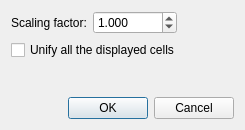
<?xml version="1.0" encoding="UTF-8"?>
<ui version="4.0">
 <class>CellExportDialog</class>
 <widget class="QDialog" name="CellExportDialog">
  <property name="geometry">
   <rect>
    <x>0</x>
    <y>0</y>
    <width>245</width>
    <height>130</height>
   </rect>
  </property>
  <property name="windowTitle">
   <string>Dialog</string>
  </property>
  <layout class="QVBoxLayout" name="verticalLayout">
   <item>
    <layout class="QHBoxLayout" name="horizontalLayout">
     <item>
      <widget class="QLabel" name="label">
       <property name="text">
        <string>Scaling factor:</string>
       </property>
      </widget>
     </item>
     <item>
      <widget class="QDoubleSpinBox" name="doubleSpinBoxScalingFactor">
       <property name="decimals">
        <number>3</number>
       </property>
       <property name="maximum">
        <double>10000.000000000000000</double>
       </property>
       <property name="value">
        <double>1.000000000000000</double>
       </property>
      </widget>
     </item>
     <item>
      <spacer name="horizontalSpacer">
       <property name="orientation">
        <enum>Qt::Horizontal</enum>
       </property>
       <property name="sizeHint" stdset="0">
        <size>
         <width>40</width>
         <height>20</height>
        </size>
       </property>
      </spacer>
     </item>
    </layout>
   </item>
   <item>
    <layout class="QHBoxLayout" name="horizontalLayout_2">
     <item>
      <widget class="QCheckBox" name="checkBoxUnifyCells">
       <property name="text">
        <string>Unify all the displayed cells</string>
       </property>
      </widget>
     </item>
     <item>
      <spacer name="horizontalSpacer_2">
       <property name="orientation">
        <enum>Qt::Horizontal</enum>
       </property>
       <property name="sizeHint" stdset="0">
        <size>
         <width>40</width>
         <height>20</height>
        </size>
       </property>
      </spacer>
     </item>
    </layout>
   </item>
   <item>
    <spacer name="verticalSpacer">
     <property name="orientation">
      <enum>Qt::Vertical</enum>
     </property>
     <property name="sizeHint" stdset="0">
      <size>
       <width>20</width>
       <height>18</height>
      </size>
     </property>
    </spacer>
   </item>
   <item>
    <widget class="QDialogButtonBox" name="buttonBox">
     <property name="orientation">
      <enum>Qt::Horizontal</enum>
     </property>
     <property name="standardButtons">
      <set>QDialogButtonBox::Cancel|QDialogButtonBox::Ok</set>
     </property>
    </widget>
   </item>
  </layout>
 </widget>
 <resources/>
 <connections>
  <connection>
   <sender>buttonBox</sender>
   <signal>accepted()</signal>
   <receiver>CellExportDialog</receiver>
   <slot>accept()</slot>
   <hints>
    <hint type="sourcelabel">
     <x>248</x>
     <y>254</y>
    </hint>
    <hint type="destinationlabel">
     <x>157</x>
     <y>274</y>
    </hint>
   </hints>
  </connection>
  <connection>
   <sender>buttonBox</sender>
   <signal>rejected()</signal>
   <receiver>CellExportDialog</receiver>
   <slot>reject()</slot>
   <hints>
    <hint type="sourcelabel">
     <x>316</x>
     <y>260</y>
    </hint>
    <hint type="destinationlabel">
     <x>286</x>
     <y>274</y>
    </hint>
   </hints>
  </connection>
 </connections>
</ui>
